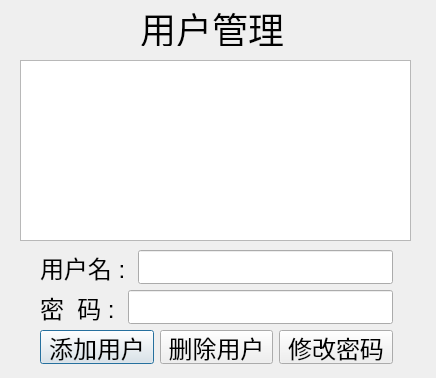
<?xml version="1.0" encoding="UTF-8"?>
<ui version="4.0">
 <class>userDialog</class>
 <widget class="QDialog" name="userDialog">
  <property name="geometry">
   <rect>
    <x>0</x>
    <y>0</y>
    <width>436</width>
    <height>378</height>
   </rect>
  </property>
  <property name="windowTitle">
   <string>Dialog</string>
  </property>
  <widget class="QTableView" name="tableView">
   <property name="geometry">
    <rect>
     <x>20</x>
     <y>60</y>
     <width>391</width>
     <height>181</height>
    </rect>
   </property>
  </widget>
  <widget class="QWidget" name="layoutWidget">
   <property name="geometry">
    <rect>
     <x>40</x>
     <y>250</y>
     <width>353</width>
     <height>114</height>
    </rect>
   </property>
   <layout class="QVBoxLayout" name="verticalLayout_2">
    <item>
     <layout class="QHBoxLayout" name="horizontalLayout_5">
      <item>
       <widget class="QLabel" name="label_5">
        <property name="font">
         <font>
          <pointsize>18</pointsize>
         </font>
        </property>
        <property name="text">
         <string>用户名 : </string>
        </property>
       </widget>
      </item>
      <item>
       <widget class="QLineEdit" name="lineEdit">
        <property name="font">
         <font>
          <pointsize>18</pointsize>
         </font>
        </property>
       </widget>
      </item>
     </layout>
    </item>
    <item>
     <layout class="QHBoxLayout" name="horizontalLayout_6">
      <item>
       <widget class="QLabel" name="label_6">
        <property name="font">
         <font>
          <pointsize>18</pointsize>
         </font>
        </property>
        <property name="text">
         <string>密  码 : </string>
        </property>
       </widget>
      </item>
      <item>
       <widget class="QLineEdit" name="lineEdit_2">
        <property name="font">
         <font>
          <pointsize>18</pointsize>
         </font>
        </property>
       </widget>
      </item>
     </layout>
    </item>
    <item>
     <layout class="QHBoxLayout" name="horizontalLayout_7">
      <item>
       <widget class="QPushButton" name="pushButton">
        <property name="font">
         <font>
          <pointsize>18</pointsize>
         </font>
        </property>
        <property name="text">
         <string>添加用户</string>
        </property>
       </widget>
      </item>
      <item>
       <widget class="QPushButton" name="pushButton_2">
        <property name="font">
         <font>
          <pointsize>18</pointsize>
         </font>
        </property>
        <property name="text">
         <string>删除用户</string>
        </property>
       </widget>
      </item>
      <item>
       <widget class="QPushButton" name="pushButton_3">
        <property name="font">
         <font>
          <pointsize>18</pointsize>
         </font>
        </property>
        <property name="text">
         <string>修改密码</string>
        </property>
       </widget>
      </item>
     </layout>
    </item>
   </layout>
  </widget>
  <widget class="QLabel" name="label">
   <property name="geometry">
    <rect>
     <x>140</x>
     <y>10</y>
     <width>144</width>
     <height>36</height>
    </rect>
   </property>
   <property name="font">
    <font>
     <pointsize>27</pointsize>
    </font>
   </property>
   <property name="text">
    <string>用户管理</string>
   </property>
  </widget>
 </widget>
 <resources/>
 <connections/>
</ui>
